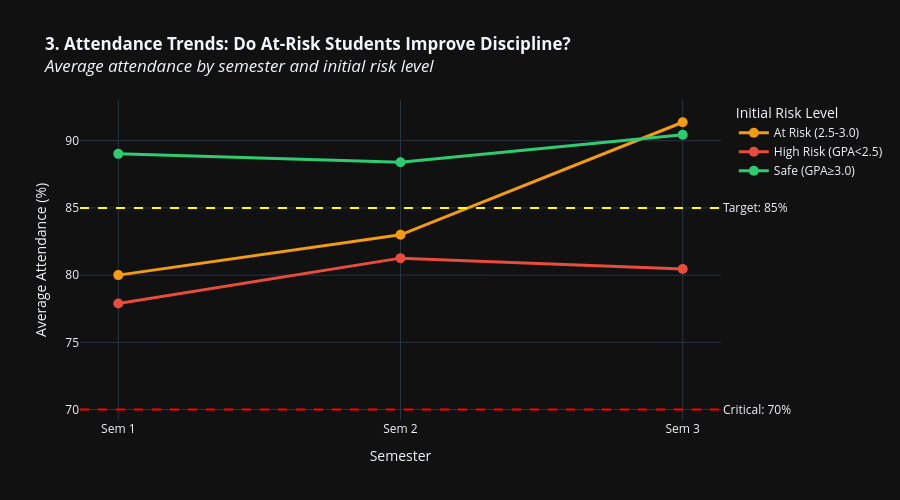

Notebook cell for this chart:
### Code cell
# ==========================================
# CHART 3: Attendance Evolution Over Semesters
# ==========================================

attendance_evo = trajectory_df.groupby(['Period_Clean', 'Sem1_Risk'])['ATTENDANCE'].mean().reset_index()
attendance_evo = attendance_evo[attendance_evo['Period_Clean'].isin(['Sem 1', 'Sem 2', 'Sem 3'])]
attendance_evo['Period_Clean'] = pd.Categorical(attendance_evo['Period_Clean'], categories=['Sem 1', 'Sem 2', 'Sem 3'], ordered=True)
attendance_evo = attendance_evo.sort_values('Period_Clean')

fig = px.line(
    attendance_evo,
    x='Period_Clean',
    y='ATTENDANCE',
    color='Sem1_Risk',
    markers=True,
    title='<b>3. Attendance Trends: Do At-Risk Students Improve Discipline?</b><br><i>Average attendance by semester and initial risk level</i>',
    labels={'Period_Clean': 'Semester', 'ATTENDANCE': 'Average Attendance (%)', 'Sem1_Risk': 'Initial Risk Level'},
    color_discrete_map={
        'High Risk (GPA<2.5)': '#e74c3c',
        'At Risk (2.5-3.0)': '#f39c12',
        'Safe (GPA≥3.0)': '#2ecc71'
    },
    height=500
)

fig.add_hline(y=85, line_dash='dash', line_color='yellow', line_width=2,
              annotation_text='Target: 85%', annotation_position='right')
fig.add_hline(y=70, line_dash='dash', line_color='red', line_width=2,
              annotation_text='Critical: 70%', annotation_position='right')

fig.update_traces(line_width=3, marker_size=10)
fig.show()

### Figure 1 — Plotly figure (JSON) as saved in the notebook; plotly's stock layout.template omitted (floating-point values rounded to 4 significant figures)
{"data": [{"hovertemplate": "Initial Risk Level=At Risk (2.5-3.0)<br>Semester=%{x}<br>Average Attendance (%)=%{y}<extra></extra>", "legendgroup": "At Risk (2.5-3.0)", "line": {"color": "#f39c12", "dash": "solid", "width": 3}, "marker": {"size": 10, "symbol": "circle"}, "mode": "lines+markers", "name": "At Risk (2.5-3.0)", "orientation": "v", "showlegend": true, "type": "scatter", "x": ["Sem 1", "Sem 2", "Sem 3"], "xaxis": "x", "y": [80, 83, 91.38], "yaxis": "y"}, {"hovertemplate": "Initial Risk Level=High Risk (GPA<2.5)<br>Semester=%{x}<br>Average Attendance (%)=%{y}<extra></extra>", "legendgroup": "High Risk (GPA<2.5)", "line": {"color": "#e74c3c", "dash": "solid", "width": 3}, "marker": {"size": 10, "symbol": "circle"}, "mode": "lines+markers", "name": "High Risk (GPA<2.5)", "orientation": "v", "showlegend": true, "type": "scatter", "x": ["Sem 1", "Sem 2", "Sem 3"], "xaxis": "x", "y": [77.88, 81.26, 80.45], "yaxis": "y"}, {"hovertemplate": "Initial Risk Level=Safe (GPA≥3.0)<br>Semester=%{x}<br>Average Attendance (%)=%{y}<extra></extra>", "legendgroup": "Safe (GPA≥3.0)", "line": {"color": "#2ecc71", "dash": "solid", "width": 3}, "marker": {"size": 10, "symbol": "circle"}, "mode": "lines+markers", "name": "Safe (GPA≥3.0)", "orientation": "v", "showlegend": true, "type": "scatter", "x": ["Sem 1", "Sem 2", "Sem 3"], "xaxis": "x", "y": [89.02, 88.4, 90.44], "yaxis": "y"}], "layout": {"annotations": [{"showarrow": false, "text": "Target: 85%", "x": 1, "xanchor": "left", "xref": "x domain", "y": 85, "yanchor": "middle", "yref": "y"}, {"showarrow": false, "text": "Critical: 70%", "x": 1, "xanchor": "left", "xref": "x domain", "y": 70, "yanchor": "middle", "yref": "y"}], "height": 500, "legend": {"title": {"text": "Initial Risk Level"}, "tracegroupgap": 0}, "shapes": [{"line": {"color": "yellow", "dash": "dash", "width": 2}, "type": "line", "x0": 0, "x1": 1, "xref": "x domain", "y0": 85, "y1": 85, "yref": "y"}, {"line": {"color": "red", "dash": "dash", "width": 2}, "type": "line", "x0": 0, "x1": 1, "xref": "x domain", "y0": 70, "y1": 70, "yref": "y"}], "title": {"text": "<b>3. Attendance Trends: Do At-Risk Students Improve Discipline?</b><br><i>Average attendance by semester and initial risk level</i>"}, "xaxis": {"anchor": "y", "domain": [0, 1], "title": {"text": "Semester"}}, "yaxis": {"anchor": "x", "domain": [0, 1], "title": {"text": "Average Attendance (%)"}}}}
